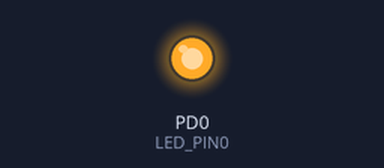
Recording of a program running on a simulated ATmega328P, built with avr-gcc and emulated at 16 MHz. On the bench: output pins drawn as LEDs (lit = HIGH).

Above: at 1.7 s.
At 3.7 s:
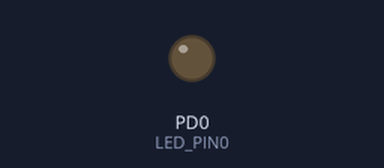
Timing chart, 0 to 5.2 s (numbered marks = the images above):
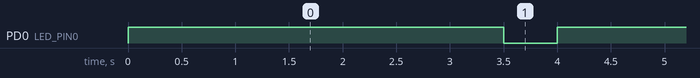

The program:

main.c
```c
/*
 * GccApplication1.c
 *
 * Created: 5/22/2023 2:38:11 PM
 * Author : Asus
 */

#include <avr/io.h>
#define F_CPU 16000000UL /*it works in 16Megahertz*/
#include <util/delay.h>

#define LED_PIN0 PD0
#define LED_PIN1 PD1
#define LED_PIN2 PD2
#define LED_PIN3 PD3
#define LED_PIN4 PD4
#define LED_PIN5 PD5
#define LED_PIN6 PD6
#define LED_PIN7 PD7


int main(void)
{
    /* Replace with your application code */
	DDRD |=(1 << LED_PIN0); //set this output for the register DDRD or we can write like this DDRB |=00000001
	//PORTD |=(1 << LED_PIN0); //make the Port D PIN0 as High or can write 00000001
	//b. blink led of PD0
    /*while (1)
    {
		PORTD ^=(1 << LED_PIN0);

		//In the infinite while loop, PORTD ^= (1 << LED_PIN) toggles the state of the PD0 pin using the XOR operator (^). It will turn the LED on if it was off, and turn it off if it was on.
		//when system is off while in delay led blink while the system is on on delay it will off led.
		//_delay_ms(100);
		//PORTD |=~(1 << LED_PIN0) ;

    }*/
	//c.blink only even numbered
	/*while(1)
	{
		PORTD ^=(1 << LED_PIN2);
		PORTD ^=(1 << LED_PIN4);
		PORTD ^=(1 << LED_PIN6);
		_delay_ms(500);

	}*/
	//d.blink only odd numbered
	/*while(1)
	{
		PORTD ^=(1 << LED_PIN1);
		PORTD ^=(1 << LED_PIN3);
		PORTD ^=(1 << LED_PIN5);
		PORTD ^=(1 << LED_PIN7);
		_delay_ms(500);
	}*/
	//Blink LEDs one after another from PD0 to PD7
	/*
	while(1)
	{
	for (int i=1;i<=8;i++)
	{
		PORTD |=(1 << i);
		_delay_ms(500);
		PORTD &=~(1 << i);

		//PORTD &= ~(1 << pin) performs a bitwise AND operation between the current value of the PORTD register and the inverted value from step 2. This ensures that all other bits in the PORTD register remain unchanged, while the bit corresponding to the pin is set to 0.
		//Effectively, this code turns off the LED connected to the specific pin (pin) on Port D, while preserving the state of other pins.

	//}
	//}*/
	//Knight Rider Pattern
	/*while(1)
	{
	for (int i=1;i<=8;i++)
	{
		PORTD |=(1 << i);
		_delay_ms(500);
		PORTD &=~(1 << i);

		//PORTD &= ~(1 << pin) performs a bitwise AND operation between the current value of the PORTD register and the inverted value from step 2. This ensures that all other bits in the PORTD register remain unchanged, while the bit corresponding to the pin is set to 0.
		//Effectively, this code turns off the LED connected to the specific pin (pin) on Port D, while preserving the state of other pins.

	}
	for (int i=8;i>0;i--)
	{
		PORTD |=(1 << i);
		_delay_ms(500);
		PORTD &=~(1 << i);

		//PORTD &= ~(1 << pin) performs a bitwise AND operation between the current value of the PORTD register and the inverted value from step 2. This ensures that all other bits in the PORTD register remain unchanged, while the bit corresponding to the pin is set to 0.
		//Effectively, this code turns off the LED connected to the specific pin (pin) on Port D, while preserving the state of other pins.

	}
	}*/
	//Blink LEDs starting from the left most and the rightmost LED (PD0 and PD7) to middle 2 LEDs (PD3 and PD4)
	/*while(1)
	{
		// Turn on LED_PIN0 and LED_PIN7 LEDs
		PORTD |= (1 << LED_PIN0) | (1 << LED_PIN7);
		_delay_ms(500);

		// Turn off PD0 and PD7 LEDs
		PORTD &= ~((1 << LED_PIN0) | (1 << LED_PIN7));
		_delay_ms(500);

		// Turn on PD1 and PD6 LEDs
		PORTD |= (1 << LED_PIN1) | (1 << LED_PIN6);
		_delay_ms(500);

		// Turn off PD1 and PD6 LEDs
		PORTD &= ~((1 << LED_PIN1) | (1 << LED_PIN6));
		_delay_ms(500);

		// Turn on PD2 and PD5 LEDs
		PORTD |= (1 << LED_PIN2) | (1 << LED_PIN5);
		_delay_ms(500);

		// Turn off PD2 and PD5 LEDs
		PORTD &= ~((1 << LED_PIN2) | (1 << LED_PIN5));
		_delay_ms(500);

		// Turn on PD3 and PD4 LEDs
		PORTD |= (1 << LED_PIN3) | (1 << LED_PIN4);
		_delay_ms(500);

		// Turn off PD3 and PD4 LEDs
		PORTD &= ~((1 << LED_PIN3) | (1 << LED_PIN4));
		_delay_ms(500);
	}*/

	//Turn ON LEDs starting from PD0 to PD7 and turn OFF them one by one from PD7 to PD0 once all the LEDs are turned ON

	/*
	while(1)
	{
	for (int i = 0; i < 8; i++)
	{
		PORTD |= (1 << i);
		_delay_ms(500);
	}

	// Turn off LEDs from PD7 to PD0
	for (int i = 7; i >= 0; i--)
	{
		PORTD &= ~(1 << i);
		_delay_ms(500);
	}
	}*/
    //Turn ON LEDs starting from both the ends (PD0 and PD7) to both middle LEDs (PD3 and
    //PD4) and turn them OFF starting from two middle LEDs to LEDs in the both ends.
	// Turn on LEDs from both ends to middle LEDs
	while(1){
	for (int i = 0, j = 7; i <= 3; i++, j--)
	{
		PORTD |= (1 << i) | (1 << j);
		_delay_ms(500);
	}

	// Turn off LEDs from middle LEDs to both ends
	for (int i = 3, j = 4; i >= 0; i--, j++)
	{
		PORTD &= ~((1 << i) | (1 << j));
		_delay_ms(500);
	}
	}
	return 0;

}
```

Measured:
- by itself, PD0 (LED_PIN0): alternates HIGH for 3.5 s and LOW for 0.50 s
